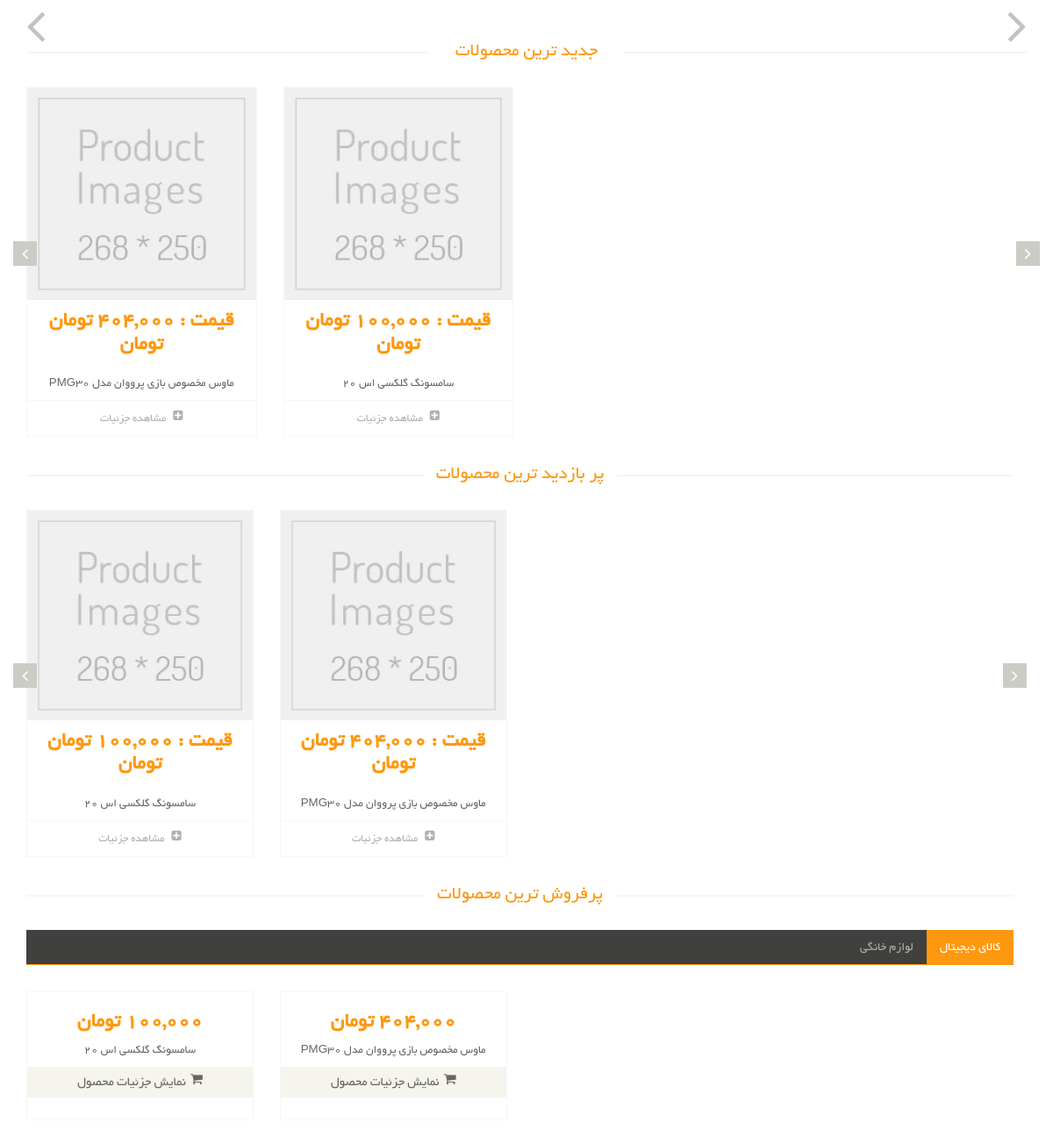
/, run on an earlier commit of the app's database.
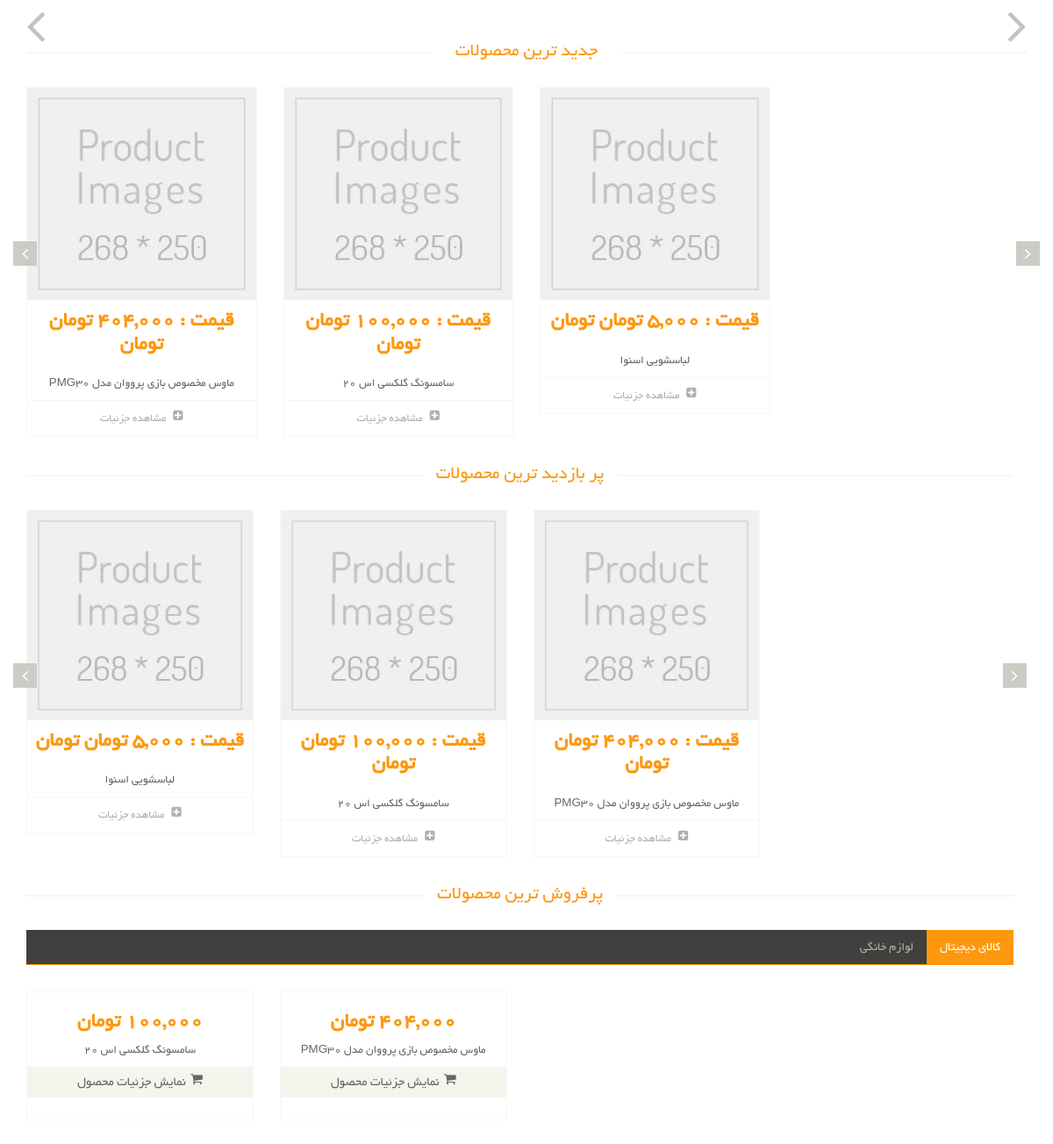
And on a later commit of the database.
### product_module/models.py (models this page shows, shortened)
class Product(models.Model):
    title = models.CharField(max_length=300, verbose_name='نام محصول')
    brand = models.ForeignKey(ProductBrand, null=True, blank=True, on_delete=models.CASCADE, verbose_name='برند')
    category = models.ManyToManyField(ProductCategory, related_name='product_categories', verbose_name='دسته بندی ها')
    image = models.ImageField(upload_to='images/products', null=True, blank=True, verbose_name='تصویر محصول')
    price = models.IntegerField(default=0, verbose_name='قیمت')
    short_description = models.CharField(max_length=360, null=True, db_index=True, verbose_name='توضیحات کوتاه')
    description = models.TextField(db_index=True, verbose_name='توضیحات اصلی')
    is_active = models.BooleanField(default=False, verbose_name='فعال/غیرفعال')
    slug = models.CharField(default='', null=False, blank=True, max_length=200, unique=True,
                            verbose_name='عنوان در Url')
    is_delete = models.BooleanField(default=False, verbose_name='حذف شده/حذف نشده')
    def get_absolute_url(self):
        return reverse('product-detail', args=[self.slug])
    class Meta:
        verbose_name = 'محصول'
        verbose_name_plural = 'محصولات'

class ProductCategory(models.Model):
    title = models.CharField(max_length=300, db_index=True, verbose_name='عنوان')
    url_title = models.CharField(max_length=300, db_index=True, verbose_name='عنوان در url')
    is_active = models.BooleanField(default=True, verbose_name='فعال/غیرفعال')
    is_delete = models.BooleanField(default=False, verbose_name='حذف شده/حذف نشده')
    class Meta:
        verbose_name = 'دسته بندی'
        verbose_name_plural = 'دسته بندی ها'

### home_module/views.py (the view)
# urls.py: path('', views.HomeView.as_view(), name='home_page'),
class HomeView(TemplateView):
    template_name = 'home_module/index_page.html'
    def get_context_data(self, **kwargs):
        context = super().get_context_data(**kwargs)
        context['title'] = 'فروشگاه لئون | صفحه اصلی'
        context['sliders'] = Slider.objects.filter(is_active=True)
        latest_products = Product.objects.filter(is_active=True, is_delete=False).order_by('-id')[:12]
        most_visit_product = Product.objects.filter(is_active=True, is_delete=False).annotate(
            visit_count=Count('product_visits')).order_by('-visit_count')[:12]
        context['latest_products'] = group_list(latest_products)
        context['most_visit_products'] = group_list(most_visit_product)
        categories = list(ProductCategory.objects.annotate(products_count=Count('product_categories')).filter(is_active=True, is_delete=False, products_count__gt=0)[:6])
        categories_products = []
        for category in categories:
            categories_products.append(
                {
                    'id' : category.id,
                    'title' : category.title,
                    'products' : list(category.product_categories.all()[:4])
                }
            )
        context['categories_products'] = categories_products
        most_bought_products = Product.objects.filter(orderdetail__order__is_paid=True).annotate(order_count=Sum('orderdetail__count')).order_by('-order_count')[:12]
        context['most_bought_products'] = group_list(most_bought_products)
        return context

### polls/templatetags/poll_extras.py (called while the page is built)
@register.filter(name='three_digits_currency')
def three_digits_currency(value:int):
    return '{:,}'.format(value) + ' تومان'

### utils/convertors.py (called while the page is built)
def group_list(custom_list, size=4):
    grouped_list = []
    for i in range(0, len(custom_list), size):
        grouped_list.append(custom_list[i:i + size])
    return grouped_list

### home_module/templates/home_module/index_page.html (shortened to what this page needs)
{% extends 'shared/_layout.html' %}
{% load poll_extras %}
{% load thumbnail %}
{% block content %}
    <section id="slider">
        <div class="container">
            <div class="row">
                <div class="col-sm-12">
                    <div id="slider-carousel" class="carousel slide" data-ride="carousel">
                        <a href="#slider-carousel" class="left control-carousel hidden-xs" data-slide="prev">
                            <i class="fa fa-angle-left"></i>
                        </a>
                        <a href="#slider-carousel" class="right control-carousel hidden-xs" data-slide="next">
                            <i class="fa fa-angle-right"></i>
                        </a>
                    </div>
                </div>
            </div>
        </div>
    </section>
    <section>
        <div class="container">
            <div class="row">
                <div class="recommended_items">
                    <h2 class="title text-center">جدید ترین محصولات</h2>
                    <div id="recommended-item-carousel" class="carousel slide" data-ride="carousel">
                        <div class="carousel-inner">
                            {% for group in latest_products %}
                                <div class="item {% if forloop.first %} active {% endif %}">
                                    {% for product in group %}
                                        {% include 'include/product_item_partial.html' with product=product col_size=3 %}
                                    {% endfor %}
                                </div>
                            {% endfor %}
                        </div>
                        <a class="left recommended-item-control" href="#recommended-item-carousel" data-slide="prev">
                            <i class="fa fa-angle-left"></i>
                        </a>
                        <a class="right recommended-item-control" href="#recommended-item-carousel" data-slide="next">
                            <i class="fa fa-angle-right"></i>
                        </a>
                    </div>
                </div>
                <div class="col-sm-12 padding-right">
                    <div class="features_items">
                        <a href=""><h2 class="title text-center">پر بازدید ترین محصولات</h2></a>
                        <div id="new-item-carousel" class="carousel slide" data-ride="carousel">
                            <div class="carousel-inner">
                                {% for group in most_visit_products %}
                                    <div class="item {% if forloop.first %}active{% endif %}">
                                        {% for product in group %}
                                            {% include 'include/product_item_partial.html' with product=product col_size=3 %}
                                        {% endfor %}
                                    </div>
                                {% endfor %}
                            </div>
                            <a class="left recommended-item-control" href="#new-item-carousel" data-slide="prev">
                                <i class="fa fa-angle-left"></i>
                            </a>
                            <a class="right recommended-item-control" href="#new-item-carousel" data-slide="next">
                                <i class="fa fa-angle-right"></i>
                            </a>
                        </div>
                    </div>
                    <div class="features_items">
                        <a href=""><h2 class="title text-center">پرفروش ترین محصولات</h2></a>
                    </div>
                    <div class="category-tab">
                        <div class="col-sm-12">
                            <ul class="nav nav-tabs">
                                {% for categories_product in categories_products %}
                                    <li {% if forloop.first %}class="active" {% endif %}><a
                                            href="#Tab_{{ categories_product.id }}"
                                            data-toggle="tab">{{ categories_product.title }}</a></li>
                                {% endfor %}
                            </ul>
                        </div>
                        <div class="tab-content">
                            {% for categories_product in categories_products %}
                                <div class="tab-pane fade {% if forloop.first %}active in{% endif %}"
                                     id="Tab_{{ categories_product.id }}">
                                    {% for product in categories_product.products %}
                                        <div class="col-sm-3">
                                            <div class="product-image-wrapper">
                                                <div class="single-products">
                                                    <div class="productinfo text-center">
                                                        <h2>{{ product.price|three_digits_currency }}</h2>
                                                        <p>{{ product.title }}</p>
                                                        <a href="{{ product.get_absolute_url }}"
                                                           class="btn btn-default add-to-cart"><i
                                                                class="fa fa-shopping-cart"></i>نمایش جزئیات محصول</a>
                                                    </div>
                                                </div>
                                            </div>
                                        </div>
                                    {% endfor %}
                                </div>
                            {% endfor %}
                        </div>
                    </div>
                </div>
            </div>
        </div>
    </section>
{% endblock %}

### templates/shared/_layout.html (shortened to what this page needs)
{% load render_partial %}
<!DOCTYPE html>
<html lang="en">
<head>
    {% include 'shared/header_references.html' %}
</head>
<body>
    {% block content %}{% endblock %}
</body>
</html>

### templates/shared/header_references.html (shortened to what this page needs)
<link href="/static/css/bootstrap.min.css" rel="stylesheet">
    <link href="/static/css/font-awesome.min.css" rel="stylesheet">
    <link href="/static/css/prettyPhoto.css" rel="stylesheet">
    <link href="/static/css/price-range.css" rel="stylesheet">
    <link href="/static/css/animate.css" rel="stylesheet">
	<link href="/static/css/main.css" rel="stylesheet">
	<link href="/static/css/custom.css" rel="stylesheet">
	<link href="/static/css/responsive.css" rel="stylesheet">

### product_module/templates/include/product_item_partial.html
{% load thumbnail %}
{% load poll_extras %}
<div class="col-sm-{{ col_size }}">
    <div class="product-image-wrapper">
        <div class="single-products">
            <div class="productinfo text-center">
                {% if product.image %}
                    {% thumbnail product.image "268x250" as im %}
                        <img src="{{ im.url }}">
                    {% endthumbnail %}
                {% else %}
                    <img src="/static/images/home/product.jpg" alt="">
                {% endif %}
                <h2>قیمت : {{ product.price| three_digits_currency}} تومان</h2>
                <p> {{ product.title }} </p>
            </div>
        </div>
        <div class="choose">
            <ul class="nav nav-pills nav-justified">
                <li><a href="{{ product.get_absolute_url }}"><i class="fa fa-plus-square"></i> مشاهده جزئیات </a></li>
            </ul>
        </div>
    </div>
</div>

### static/css/main.css (style rules this page uses)
.carousel-inner .item { min-height: 400px; background: white; overflow: hidden; }
body { font-family: 'BYekan'; font-size: 10pt; position: relative; font-weight: normal; direction: rtl; }
ul li { list-style: none; }
a { -webkit-transition: 300ms; -moz-transition: 300ms; -o-transition: 300ms; transition: 300ms; }
h1, h2, h3, h4, h5, h6 { font-family: 'BYekan', 'sans-serif' ; }
#slider { padding-bottom: 45px; }
.item { padding-left: 100px; }
.item h2 { color: #363432; font-family: 'BYekan', sans-serif; font-size: 28px; font-weight: 700; margin-bottom: 22px; margin-top: 10px; }
.item p { color:#363432; font-size:16px; font-weight:300; font-family: 'BYekan', sans-serif; }
.control-carousel { position: absolute; top: 50%; font-size: 60px; color: #C2C2C1; }
.right { right: 0; }
.left { left: 0; }
.left-sidebar h2:after, h2.title:after { content: " "; position: absolute; border: 1px solid #f5f5f5; bottom:8px; right: 0; width: 100%; height: 0; z-index: -2; }
h2.title:before { content: " "; position: absolute; background: #fff; bottom: -6px; width: 220px; height: 30px; z-index: -1; right: 50%; margin-right: -110px; }
.padding-right { padding-left: 0; }
.features_items { overflow:hidden; }
#new-item-carousel .carousel-inner .item { padding-left: 0; }
h2.title { color: #FE980F; font-family: 'BYekan', sans-serif; font-size: 16pt; font-weight: 400; margin: 0 15px; text-transform: uppercase; margin-bottom: 30px; position: relative; }
.product-image-wrapper { border:1px solid #F7F7F5; overflow: hidden; margin-bottom:30px; }
.single-products { position: relative; }
.productinfo h2 { color: #FE980F; font-family: 'BYekan', sans-serif; font-size: 24px; font-weight: 700; }
.productinfo p { font-family: 'BYekan', sans-serif; font-size: 10pt; font-weight: 400; color: #696763; }
.productinfo img { width: 100%; }
.productinfo { position:relative; }
.add-to-cart { background:#F5F5ED; border: 0 none; border-radius: 0; color: #696763; font-family: 'BYekan', sans-serif; font-size: 15px; width: 100%; margin-bottom: 25px; }
.add-to-cart i { margin-left:5px; }
.choose { border-top: 1px solid #F7F7F0; }
.choose ul li a { color: #B3AFA8; font-family: 'BYekan', sans-serif; font-size: 13px; padding-left: 0; padding-right: 0; }
.choose ul li a i { margin-left:5px; }
.category-tab { overflow: hidden; }
.category-tab ul { background: #40403E; border-bottom: 1px solid #FE980F; list-style: none outside none; margin: 0 0 30px; padding: 0; width: 100%; }
.category-tab ul li a { border: 0 none; border-radius: 0; color: #B3AFA8; display: block; font-family: 'BYekan', sans-serif; font-size: 14px; text-transform: uppercase; }
.nav-tabs li.active a, .nav-tabs li.active a:hover, .nav-tabs li.active a:focus { -moz-border-bottom-colors: none; -moz-border-left-colors: none; -moz-border-right-colors: none; -moz-border-top-colors: none; background-color: #FE980F; border:0px; color: #FFFFFF; cursor: default; margin-right:0; margin-left:0; }
.nav-tabs li { float: right !important; }
.nav-tabs li a { border: 1px solid rgba(0, 0, 0, 0); border-radius: 4px 4px 0 0; line-height: 1.42857; margin-right:0; }
.recommended_items { overflow: hidden; }
#recommended-item-carousel .carousel-inner .item { padding-left: 0; }
.recommended-item-control { position: absolute; top: 41%; }
.recommended-item-control i { background: none repeat scroll 0 0 #ccccc6; color: #FFFFFF; font-size: 20px; padding: 4px 10px; }

### static/css/custom.css (style rules this page uses)
ul { padding-right : 0; }

What changed in the data, as far as the page shows it:
no longer on one of the page's lists (row unchanged): Product: price|three_digits_currency "404,000 تومان", title "ماوس مخصوص بازی پرووان مدل PMG30"
no longer on one of the page's lists (row unchanged): Product: price|three_digits_currency "100,000 تومان", title "سامسونگ گلکسی اس 20"
now on this page (row edited): Product: price|three_digits_currency "5,000 تومان", title "لباسشویی اسنوا", Product (price|three_digits_currency "100,000 تومان", title "سامسونگ گلکسی اس 20"), Product (price|three_digits_currency "404,000 تومان", title "ماوس مخصوص بازی پرووان مدل PMG30")
